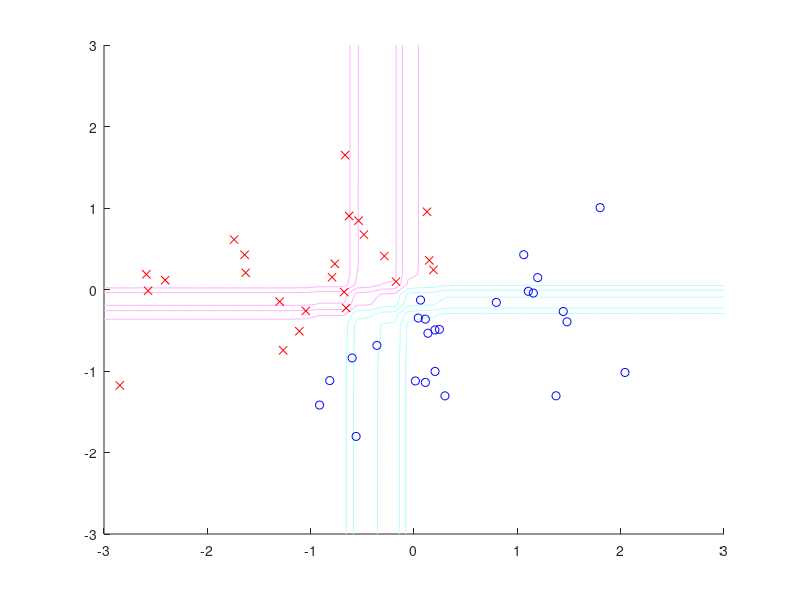

Recreate this plot in MATLAB.
clc,clear,close all;
%剪枝分类器进行bagging学习
%从n个训练样本{(xi,ji)} 其中i=1:n选取n个，允许重复，生成若干与原始训练样本集有些许差异的新样本集
%使用上样本集求得多个学习器φj 其中j=1:b
%对多个学习器φj求平均值得到f
%数据生成
n=50;
x=randn(n,2);
b=5000;a=50;Y=zeros(a,a);
y=2*(x(:,1)>x(:,2))-1;%将数据标签 2*1-1=1和2*0-1=-1
X0=linspace(-3,3,a);
[X(:,:,1) ,X(:,:,2)]=meshgrid(X0);%生成一个二维网格。中 X(:,:,1) 表示 x 坐标，X(:,:,2) 表示 y 坐标。


for j=1:b
    db=ceil(2*rand);
    r=ceil(n*rand(n,1));
    xb=x(r,:);
    yb=y(r);
    [xs ,xi]=sort(xb(:,db));
el=cumsum(yb(xi));%cumsum（cumulative sum）计算累积和。el(i) 表示 y(xi(1)) + y(xi(2)) + ... + y(xi(i))。这个累积和在后续的步骤中用于计算误差
eu=cumsum(yb(xi(end:-1:1)));%eu(i) 表示 y(xi(end)) + y(xi(end-1)) + ... + y(xi(end-i+1))
e=eu(end-1:-1:1)-el(1:end-1);%误差（error），误差在后续的步骤中用于找到决策边界的位置
[em,ei]=max(abs(e));%em 是之前计算的误差向量 e 中的最大值。    ei 是最大值所在的索引

%xs(ei:ei+1) 表示在 xs 中取索引为 ei 和 ei+1 的两个数据点的 x 坐标
%mean(xs(ei:ei+1)) 计算了这两个数据点的 x 坐标的平均值，即决策边界的截距
c=mean(xs(ei:ei+1));

% %sign(e(ei)) 是一个函数，它返回 e(ei) 的符号：
% 如果 e(ei) 大于 0，那么 sign(e(ei)) 为 1。
% 如果 e(ei) 等于 0，那么 sign(e(ei)) 为 0。
% 如果 e(ei) 小于 0，那么 sign(e(ei)) 为 -1。
s=sign(e(ei));
Y=Y+sign(s*(X(:,:,db)-c))/b;

end


figure(1);clf;hold on;axis([-3 3 -3 3]);
% colormap 是 MATLAB 中用于设置颜色映射的函数。
% [1 0.7 1; 0.7 1 1] 是一个矩阵，其中每一行表示一种颜色，由 RGB 值组成。
% 在这段代码中，我们使用了两种颜色：
% 第一行的颜色是粉色（RGB 值为 [1 0.7 1]）。
% 第二行的颜色是浅蓝色（RGB 值为 [0.7 1 1]）
colormap([1 0.7 1;0.7 1 1]);


% X0 是之前生成的 x 坐标的向量。
% Y 是之前计算的分类器的输出，表示决策边界。
% 在这个等高线图中，不同颜色的区域表示不同的类别。
% 蓝色区域表示类别 1，红色区域表示类别 -1。
% 决策边界就是两个区域的分界线。
contour(X0,X0,Y);
plot(x(y==1,1),x(y==1,2),'bo');
plot(x(y==-1,1),x(y==-1,2),'rx');